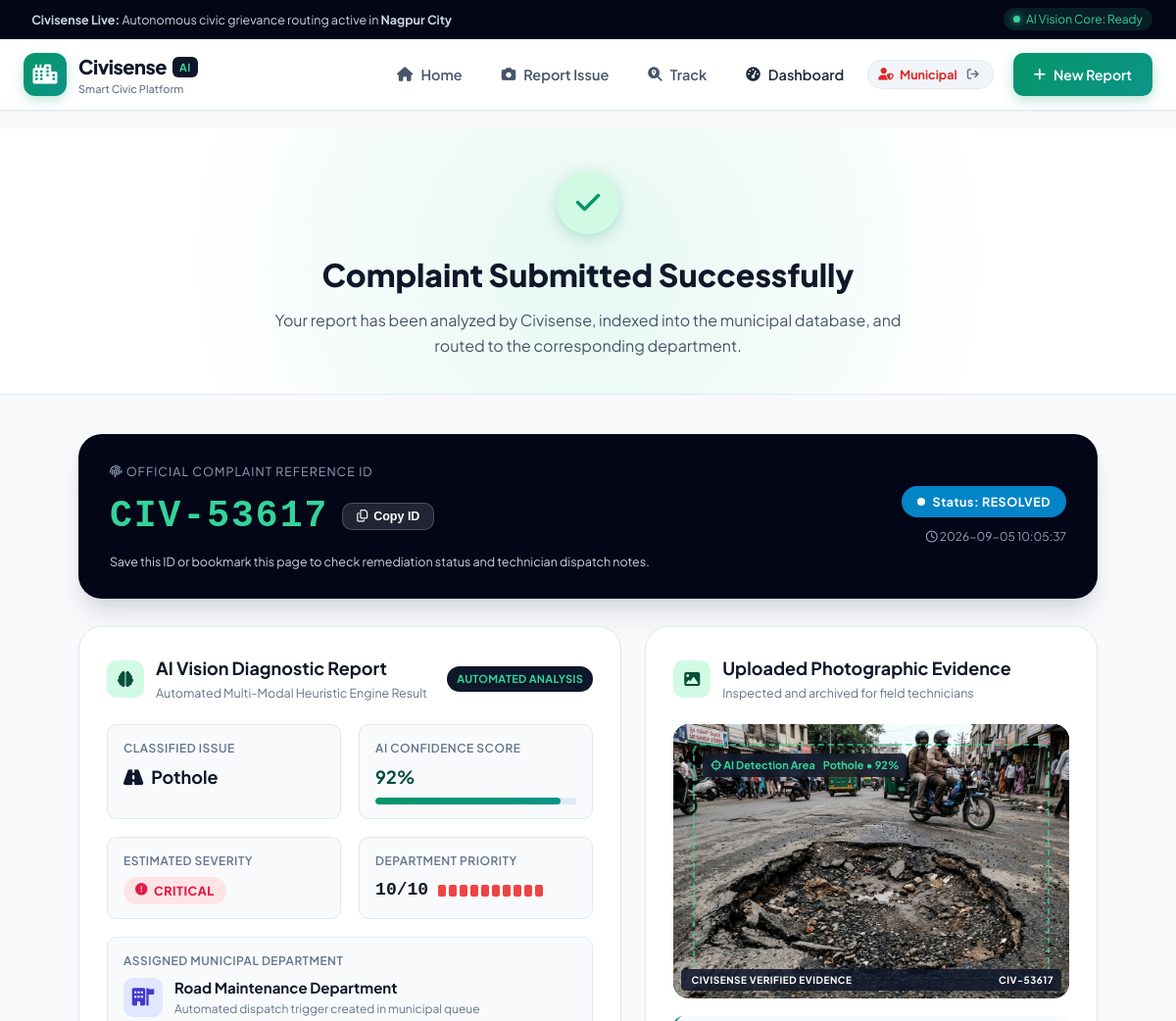
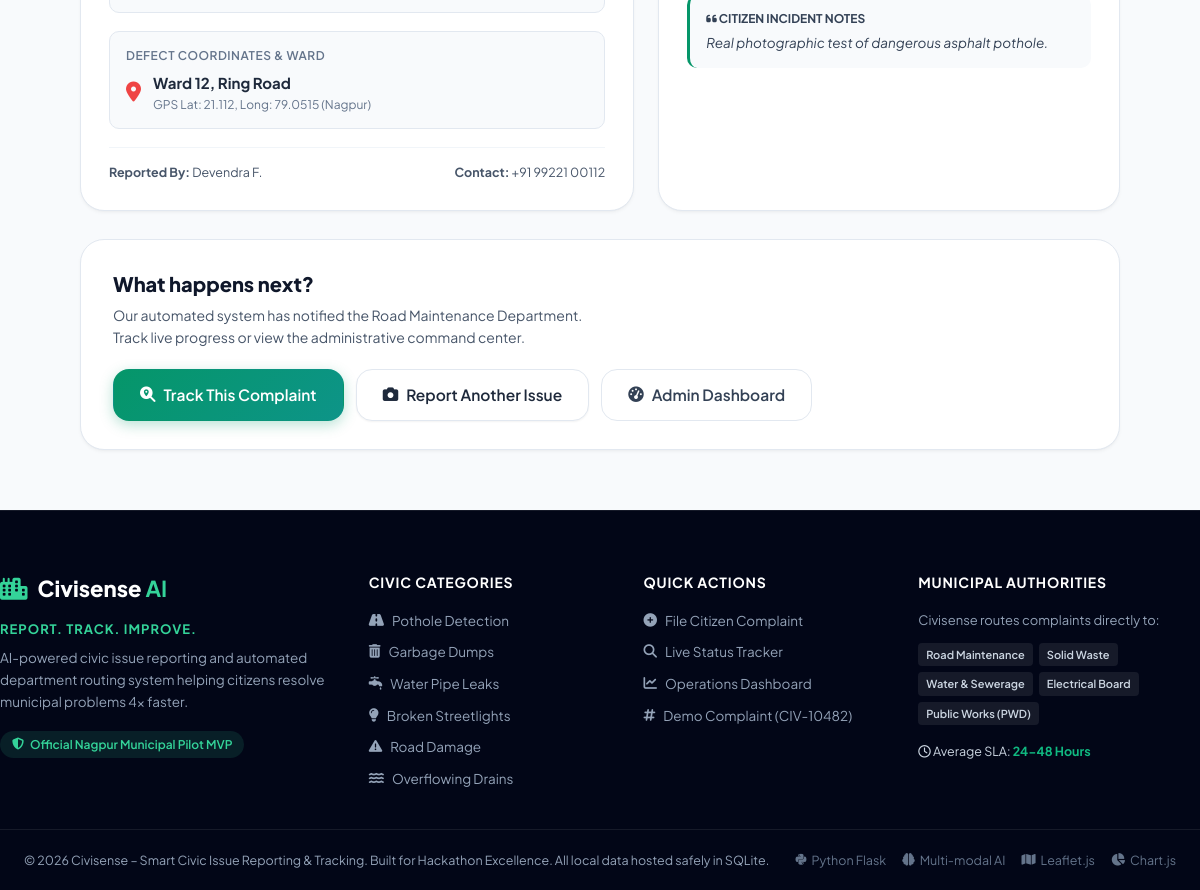
Page /result/CIV-53617 (signed in) on the committed database (2 pictures, top to bottom).
### tables this page shows
CREATE TABLE complaints (
            id INTEGER PRIMARY KEY AUTOINCREMENT,
            complaint_id TEXT UNIQUE NOT NULL,
            name TEXT,
            contact TEXT,
            issue_type TEXT NOT NULL,
            description TEXT NOT NULL,
            image_path TEXT,
            latitude REAL,
            longitude REAL,
            location TEXT NOT NULL,
            confidence INTEGER NOT NULL,
            severity TEXT NOT NULL,
            priority INTEGER NOT NULL,
            department TEXT NOT NULL,
            status TEXT NOT NULL DEFAULT 'Reported',
            created_at TIMESTAMP NOT NULL DEFAULT CURRENT_TIMESTAMP
        );

### app.py (the view)
@app.route("/result/<complaint_id>")
def result(complaint_id):
    conn = get_db_connection()
    cursor = conn.cursor()
    cursor.execute("SELECT * FROM complaints WHERE complaint_id = ?", (complaint_id,))
    complaint = cursor.fetchone()
    conn.close()
    if not complaint:
        flash(f"Complaint ID '{complaint_id}' was not found in our system.", "error")
        return redirect(url_for("track"))
    return render_template("result.html", complaint=complaint)

### app.py (called while the page is built)
def get_db_connection():
    conn = sqlite3.connect(DATABASE_PATH)
    conn.row_factory = sqlite3.Row
    return conn

### templates/result.html (shortened to what this page needs)
{% extends "base.html" %}
{% block content %}
<div class="result-hero">
    <div class="container text-center">
        <div class="success-badge-circle">
            <i class="fa-solid fa-check"></i>
        </div>
        <h1 class="result-hero-title">Complaint Submitted Successfully</h1>
        <p class="result-hero-sub">Your report has been analyzed by Civisense, indexed into the municipal database, and routed to the corresponding department.</p>
    </div>
</div>
<div class="container py-8">
    <div class="result-container">
        <div class="complaint-id-banner">
            <div class="id-banner-left">
                <span class="id-label"><i class="fa-solid fa-fingerprint"></i> Official Complaint Reference ID</span>
                <div class="id-value-group">
                    <span class="id-value" id="complaint-id-display">{{ complaint.complaint_id }}</span>
                    <button class="btn-copy-id" id="btn-copy-id" title="Copy Complaint ID" onclick="copyComplaintId('{{ complaint.complaint_id }}')">
                        <i class="fa-regular fa-copy"></i>
                        <span id="copy-text">Copy ID</span>
                    </button>
                </div>
                <p class="id-hint">Save this ID or bookmark this page to check remediation status and technician dispatch notes.</p>
            </div>
            <div class="id-banner-right">
                <div class="status-pill status-reported">
                    <span class="status-pulse-dot"></span>
                    <span>Status: {{ complaint.status.upper() }}</span>
                </div>
                <span class="timestamp-pill"><i class="fa-regular fa-clock"></i> {{ complaint.created_at }}</span>
            </div>
        </div>
        <div class="result-grid">
            <div class="result-card ai-diagnostic-card">
                <div class="card-header">
                    <div class="card-title-group">
                        <div class="card-icon-tag"><i class="fa-solid fa-brain"></i></div>
                        <div>
                            <h2 class="card-title">AI Vision Diagnostic Report</h2>
                            <span class="card-subtitle">Automated Multi-Modal Heuristic Engine Result</span>
                        </div>
                    </div>
                    <span class="badge badge-ai">Automated Analysis</span>
                </div>
                <div class="diagnostic-grid">
                    <div class="diag-item">
                        <span class="diag-label">Classified Issue</span>
                        <div class="diag-value diag-issue">
                            <i class="fa-solid {% if complaint.issue_type == 'Pothole' %}fa-road{% elif complaint.issue_type == 'Garbage Dump' %}fa-trash-can{% elif complaint.issue_type == 'Water Leakage' %}fa-faucet-drip{% elif complaint.issue_type == 'Broken Streetlight' %}fa-lightbulb{% elif complaint.issue_type == 'Overflowing Drain' %}fa-water{% else %}fa-triangle-exclamation{% endif %}"></i>
                            <strong>{{ complaint.issue_type }}</strong>
                        </div>
                    </div>
                    <div class="diag-item">
                        <span class="diag-label">AI Confidence Score</span>
                        <div class="diag-value">
                            <div class="confidence-bar-group">
                                <div class="conf-percent"><strong>{{ complaint.confidence }}%</strong></div>
                                <div class="conf-meter-track">
                                    <div class="conf-meter-fill" style="width: {{ complaint.confidence }}%;"></div>
                                </div>
                            </div>
                        </div>
                    </div>
                    <div class="diag-item">
                        <span class="diag-label">Estimated Severity</span>
                        <div class="diag-value">
                            <span class="severity-badge badge-{{ complaint.severity.lower() }}">
                                <i class="fa-solid fa-circle-exclamation"></i> {{ complaint.severity }}
                            </span>
                        </div>
                    </div>
                    <div class="diag-item">
                        <span class="diag-label">Department Priority</span>
                        <div class="diag-value">
                            <div class="priority-meter-box">
                                <span class="priority-number">{{ complaint.priority }}/10</span>
                                <div class="priority-dots">
                                    {% for i in range(1, 11) %}
                                        <span class="p-dot {% if i <= complaint.priority %}p-dot-active p-dot-{{ complaint.severity.lower() }}{% endif %}"></span>
                                    {% endfor %}
                                </div>
                            </div>
                        </div>
                    </div>
                    <div class="diag-item diag-fullwidth">
                        <span class="diag-label">Assigned Municipal Department</span>
                        <div class="diag-value dept-box">
                            <div class="dept-avatar">
                                <i class="fa-solid fa-building-flag"></i>
                            </div>
                            <div>
                                <strong class="dept-name">{{ complaint.department }}</strong>
                                <span class="dept-role">Automated dispatch trigger created in municipal queue</span>
                            </div>
                        </div>
                    </div>
                    <div class="diag-item diag-fullwidth">
                        <span class="diag-label">Defect Coordinates & Ward</span>
                        <div class="diag-value location-box">
                            <i class="fa-solid fa-location-dot"></i>
                            <div>
                                <strong>{{ complaint.location }}</strong>
                                <span class="coords-sub">GPS Lat: {{ complaint.latitude }}, Long: {{ complaint.longitude }} (Nagpur)</span>
                            </div>
                        </div>
                    </div>
                </div>
                <div class="diag-footer">
                    <div class="reporter-info">
                        <span><strong>Reported By:</strong> {{ complaint.name }}</span>
                        <span><strong>Contact:</strong> {{ complaint.contact }}</span>
                    </div>
                </div>
            </div>
            <div class="result-card evidence-card">
                <div class="card-header">
                    <div class="card-title-group">
                        <div class="card-icon-tag"><i class="fa-solid fa-image"></i></div>
                        <div>
                            <h3 class="card-title">Uploaded Photographic Evidence</h3>
                            <span class="card-subtitle">Inspected and archived for field technicians</span>
                        </div>
                    </div>
                </div>
                <div class="evidence-image-wrapper">
                    <img src="{{ url_for('static', filename='uploads/' + complaint.image_path) }}" alt="{{ complaint.issue_type }} Evidence" class="evidence-img" onerror="this.src='{{ url_for('static', filename='uploads/pothole_ward12.jpg') }}'">
                    <div class="ai-scan-overlay">
                        <div class="scan-target-box">
                            <span class="scan-tag"> AI Detection Area</span>
                            <span class="scan-confidence">{{ complaint.issue_type }} • {{ complaint.confidence }}%</span>
                        </div>
                    </div>
                    <div class="image-watermark">
                        <span> CIVISENSE VERIFIED EVIDENCE</span>
                        <span>{{ complaint.complaint_id }}</span>
                    </div>
                </div>
                <div class="evidence-notes">
                    <h4 class="evidence-notes-title"><i class="fa-solid fa-quote-left"></i> Citizen Incident Notes</h4>
                    <p class="evidence-notes-body">{{ complaint.description }}</p>
                </div>
            </div>
        </div>
        <div class="result-actions-card">
            <div class="actions-content">
                <div>
                    <h3 class="actions-title">What happens next?</h3>
                    <p class="actions-sub">Our automated system has notified the {{ complaint.department }}. Track live progress or view the administrative command center.</p>
                </div>
                <div class="actions-buttons">
                    <a href="{{ url_for('track') }}?id={{ complaint.complaint_id }}" class="btn btn-primary btn-lg" id="btn-track-this">
                        <i class="fa-solid fa-magnifying-glass-location"></i> Track This Complaint
                    </a>
                    <a href="{{ url_for('report') }}" class="btn btn-secondary btn-lg" id="btn-report-another">
                        <i class="fa-solid fa-camera"></i> Report Another Issue
                    </a>
                    <a href="{{ url_for('admin') }}" class="btn btn-outline btn-lg" id="btn-admin-check">
                        <i class="fa-solid fa-gauge-high"></i> Admin Dashboard
                    </a>
                </div>
            </div>
        </div>
    </div>
</div>
{% endblock %}

### rows in the picture
complaints: complaint_id "CIV-53617", status "RESOLVED", created_at "2026-09-05 10:05:37", issue_type "Pothole", confidence "92", severity "CRITICAL", priority "10", department "Road Maintenance Department", location "Ward 12, Ring Road", latitude "21.112", longitude "79.0515", name "Devendra F.", contact "+91 99221 00112", image_path (picture), description "Real photographic test of dangerous asphalt pothole."

### other values in the picture
{{ session.user_name.split(' ')[0] }} "Municipal"
